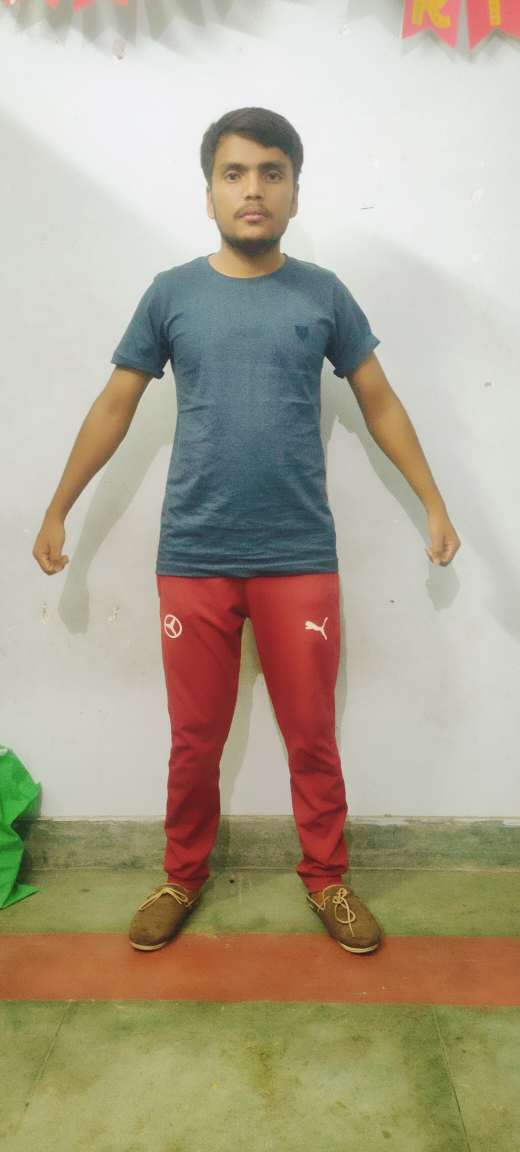
#> input picture Human-body-Measurement-using-image-processing-/bikal3.jpg, 2080 x 4608 px (shown at 1/4 size)
$ python -i measure_calcuation.py   (imports and definitions only)
#> lines starting #> are read from the running program, lines starting #| are printed output that depends on the picture; after the words box and inside, x2 and y2 are one past the last pixel; in counts of white or black regions, pixels touching at a corner belong together
#> further down, picture is the input picture: shape (4608, 2080, 3); mean B, G, R 143.5, 164.6, 173.7
import numpy as np
import math
import cv2
body_classifier = cv2.CascadeClassifier('haarcascade_fullbody.xml')
# [5 lines left out: function ration_factor, not called in this run]

def find_distance(point1,point2):
    distance = math.sqrt(((point1[0] - point2[0]) ** 2) + (point1[1] - point2[1]) ** 2)
    return distance


# [19 lines left out: functions suit_length, chest, full_body_detection, not called in this run]

def edge_detection(image):
    w = 368
    h = 716
    dim = (w, h)
    frame = cv2.resize(image, dim, interpolation=cv2.INTER_LINEAR)
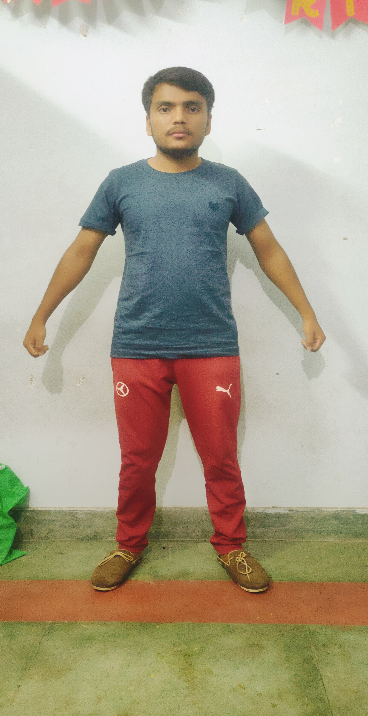
#> frame: shape (716, 368, 3); mean B, G, R 143.4, 164.5, 173.6
    gray = cv2.cvtColor(frame, cv2.COLOR_BGR2GRAY)
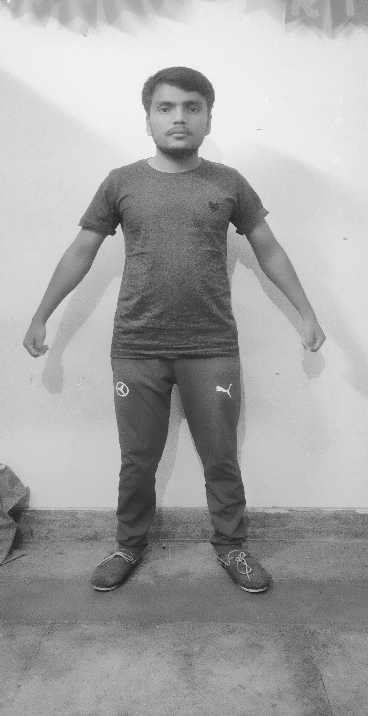
#> gray: shape (716, 368); min 24, max 247, mean 164.8
    flter = cv2.bilateralFilter(gray, 11, 15, 15)
    edge = cv2.Canny(flter, 170, 200)
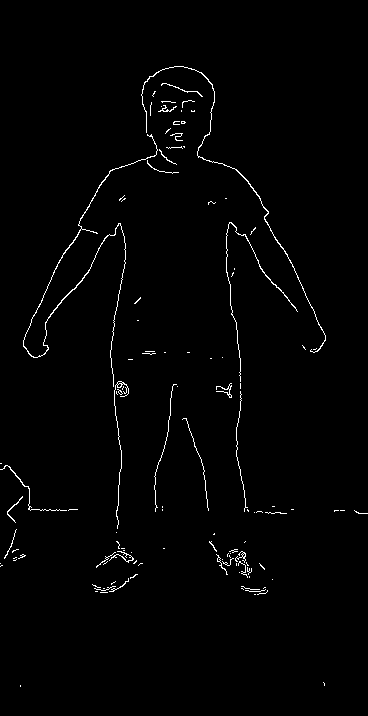
#> edge: shape (716, 368); 1.3% white in thin lines or dots, all inside (x1, y1, x2, y2) = (0, 66, 368, 687)
    contor, hierarchy = cv2.findContours(edge,cv2.RETR_EXTERNAL, cv2.CHAIN_APPROX_NONE)
#> contor = 116 contours, 109 with area under 20; largest, box (x1, y1, x2, y2) and area: (23, 134, 158, 387) 130, (141, 66, 326, 353) 106, (226, 222, 298, 382) 41, (114, 381, 129, 529) 33, (0, 465, 67, 511) 22, (216, 383, 232, 398) 22, (7, 496, 23, 523) 20
    print('lenfht of contors')
    print(len(contor))
#| 116
    contours=[]
    for c in contor:
        a=c[0][0]
        a=tuple(a)
        contours.append(a)
#> this loop made 116 passes
#> a on passes 2, 4, 6, 7, 11, 12, 13, 14, 15, 16, 18, 19: (323, 682), (100, 592), (267, 590), (265, 589), (241, 586), (112, 586), (92, 584), (115, 581), (272, 579), (128, 578), (135, 574), (239, 572)
#> c on passes 1, 3, 5, 8, 9, 10: [[20, 685], [20, 686]], [[254, 594], [255, 594]], [[95, 591], [96, 591], [97, 591], [96, 591]], [[241, 588], [242, 588], [243, 589], [242, 588]], [[103, 588], [104, 588]], [[264, 587], [263, 588], [264, 587], [265, 587]]
#> after the loop, contours = 116 pairs, first value 0 to 354, second value 66 to 685
    return contours,contor,edge

# [24 lines left out: functions find_radius, check_y_coordinate, not called in this run]

def find_mid_point(point1,point2):
    p=(int((point1[0]+point2[0])/2),int((point1[1]+point2[1])/2))
    return p

>>> import cv2
>>> picture = cv2.imread('bikal3.jpg')
>>> result = edge_detection(picture)
